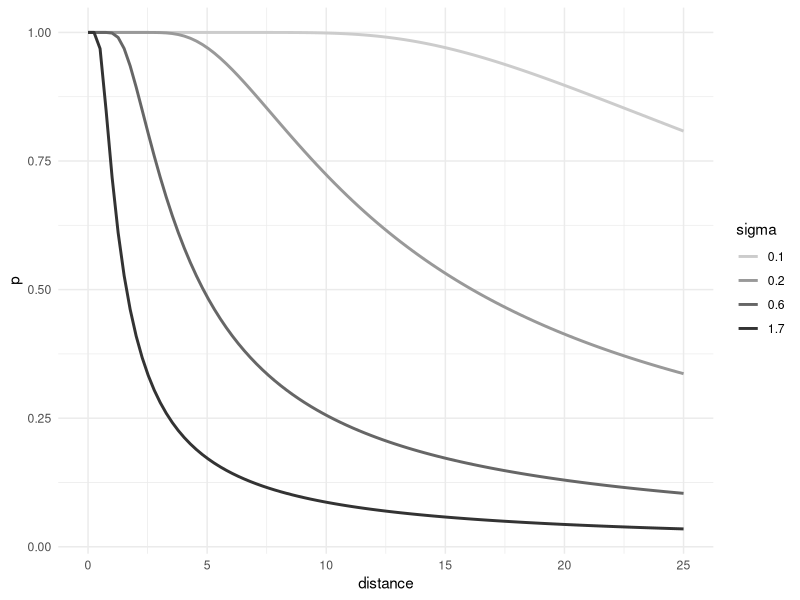

Write R code to recreate this figure.
# libraries --------------------------------------------------------------------
library(ggplot2)
library(tidyverse)

# helper function for plotting putting success in relation to sigma angle ------
# distances
precision <- 100
distances <- seq(from = 0, to = 25, length.out = precision)

# sigmas
sigmas <- c(0.001, 0.003, 0.01, 0.03)

# angle thresholds
r <- 2.135 / 100
R <- 5.398 / 100
threshold_angle <- atan((R - r) / distances)

# first one is NaN, lets fix it
threshold_angle[1] <- pi

# data frame
df <- data.frame(distance = numeric(), sigma = numeric(), p = numeric())

# probabilities
for (s in sigmas) {
  # calculate probs
  p <- 2 * pnorm(threshold_angle / s, 0, 1) - 1

  # append
  df <- df %>% add_row(distance = distances, sigma = s, p = p)
}

# change sigma to degrees
df$sigma <- round(df$sigma * 180 / pi, 1)

# change sigma to factor
df$sigma <- as.factor(df$sigma)

# plot
ggplot(data = df, aes(x = distance, y = p, group = sigma, color = sigma)) +
  geom_line(linewidth = 1) +
  scale_discrete_manual("color", values = c("grey80", "grey60", "grey40", "grey20")) +
  theme_minimal()
